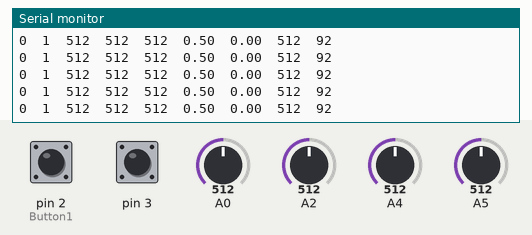
Simulated run of this sketch. Board: Arduino Uno, built with avr-gcc and run on an emulated ATmega328P. Parts: the last lines printed to the serial monitor. The inputs (shaded band) are chosen by the test bench; at power-on: A0 = 512, A2 = 512, A4 = 512, pin 2 (Button1) HIGH, pin 3 HIGH, A5 = 512. No radio packets arrive unless stated.

Above: at 1.2 s.
1.3 s: A0 set to 108
At 1.8 s:
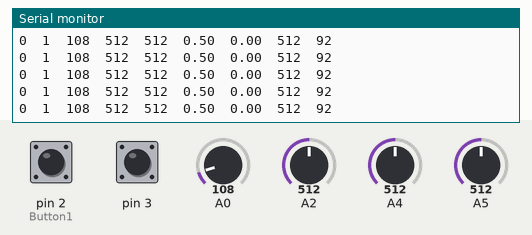
4.3 s: A0 set to 88
At 4.8 s:
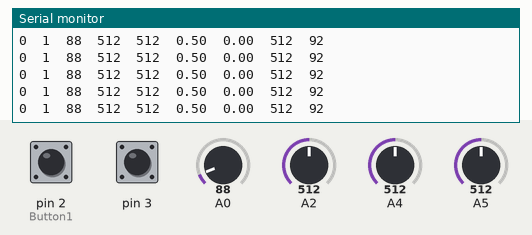
7.3 s: A2 set to 601
At 8.1 s:
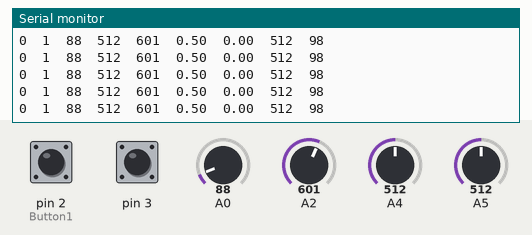
10.3 s: A2 set to 629
At 10.8 s:
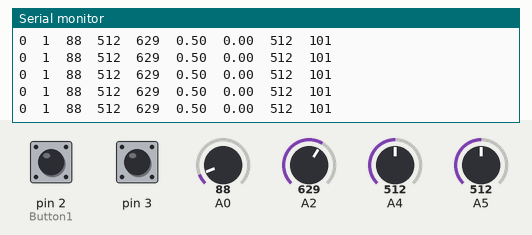
16.3 s: A4 set to 104
At 17.1 s:
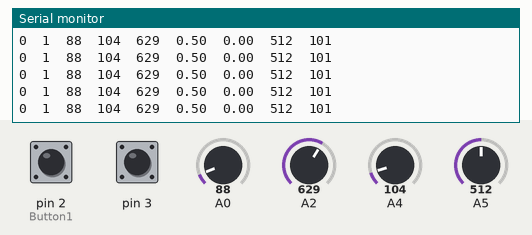
17.8 s: A4 set to 88
At 18.3 s:
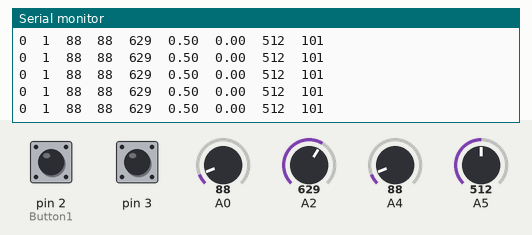
Timing chart, 0 to 20.8 s (numbered marks = the images above; inputs shaded):
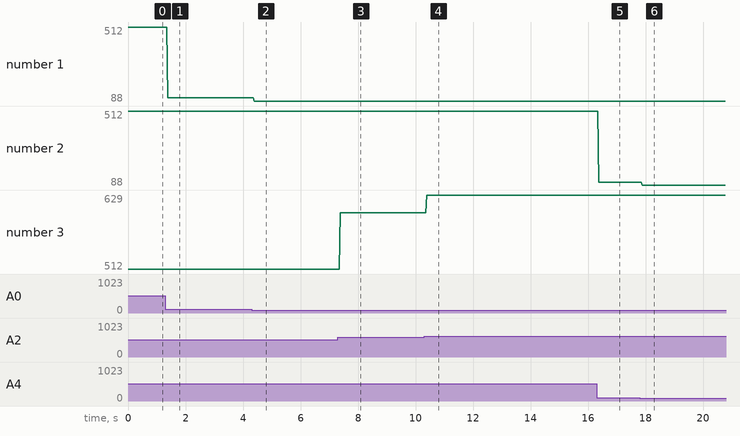

The sketch:

set_AREF_3.3_transmeter_for_car_with_reverse_and_reset_data.ino
```cpp
#include <SPI.h>
#include <nRF24L01.h>
#include <RF24.h>

RF24 radio(7, 8); // CE, CSN

const byte address[6] = "00001";

int Pot_Value1 = 0, Pot_Value_steering ,button1_state , Pot_Value3;
float servo_value , servo_value2;
// Max size of this struct is 32 bytes
struct Data_Package {
  int Pot_Value1;
  int Pot_Value2;
  byte angleValue2 = 90;
  byte button1;
  byte button2;
};

Data_Package data; // Create a variable with the above structure

void setup() {
  Serial.begin(9600);
  analogReference(EXTERNAL);
  pinMode(2,INPUT_PULLUP);
  pinMode(3,INPUT_PULLUP);
  attachInterrupt(digitalPinToInterrupt(2),Button1,RISING);
  radio.begin();
  radio.openWritingPipe(address);
  radio.setDataRate(RF24_250KBPS);
  radio.setPALevel(RF24_PA_MIN);
  radio.stopListening();

   data.Pot_Value1 = 0;
   data.angleValue2 = 92;
   //data.button1 = 0;
}

void loop() {
  data.Pot_Value1 = analogRead(A0);
  Pot_Value_steering = analogRead(A2);
  Pot_Value3 = analogRead(A5);
  data.Pot_Value2 = analogRead(A4);
  data.button2 = digitalRead(3);

  servo_value = Pot_Value3 * 0.00097752;
  //servo_value2 = Pot_Value_steering * servo_value;

  data.angleValue2 = map(Pot_Value_steering, 0, 1023, 52, 132);
  radio.write(&data, sizeof(Data_Package));
  Serial.print(data.button1);
  Serial.print("\t");
  Serial.print(data.button2);
  Serial.print("\t");
  Serial.print(data.Pot_Value1);
  Serial.print("\t");
  Serial.print(data.Pot_Value2);
  Serial.print("\t");
  Serial.print(Pot_Value_steering);
  Serial.print("\t");
  Serial.print(servo_value);
  Serial.print("\t");
  Serial.print(servo_value2);
  Serial.print("\t");
  Serial.print(Pot_Value3);
  Serial.print("\t");
  Serial.println(data.angleValue2);
}
 void Button1(){
  button1_state = digitalRead(2);

  if(button1_state != data.button1 ){
    data.button1 = 1;
  }
  else{
    data.button1 = 0;
  }
 }
```

Measured:
- after the input at 1.3 s, the serial monitor: prints a new line after 0.09 s (image 1)
- after the input at 4.3 s, the serial monitor: prints a new line after 0.09 s (image 2)
- after the input at 7.3 s, the serial monitor: prints a new line after 0.08 s (image 3)
- after the input at 10.3 s, the serial monitor: prints a new line after 0.10 s (image 4)
- after the input at 16.3 s, the serial monitor: prints a new line after 0.07 s (image 5)
- after the input at 17.8 s, the serial monitor: prints a new line after 0.09 s (image 6)
- plotted number 1: 512 → 108 after the input at 1.3 s, 108 → 88 after the input at 4.3 s
- plotted number 2: 512 → 104 after the input at 16.3 s
